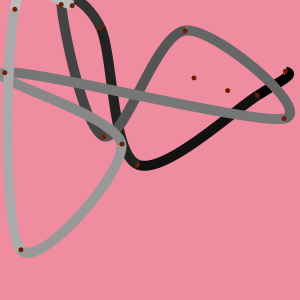
Frame 1 (no input)
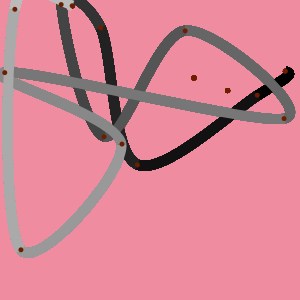
Frame 60 (the mouse pressed at the canvas centre just before this capture)
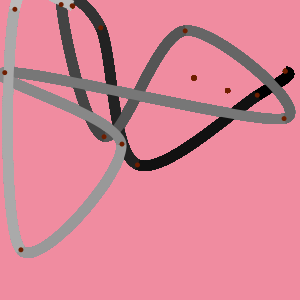
Frame 120 (the mouse held since frame 60 and released just before this capture)

The Processing sketch that drew these frames (run headless with seeded random() and noise(); from frame 60 on, the mouse is pressed at the canvas centre):

// Processing sketch: vectorcurves
// ── vectorcurves.pde

int num = 15;
PVector[] points = new PVector[num];

void setup() {
  size(300, 300);
  background(240, 140, 160);

  for (var i = 0; i < num; i++) {
    points[i] = new PVector (random(width), random(height));
  }
}

void draw() {
  noFill();
  strokeWeight(10);
  strokeCap(SQUARE);

  for (int i = 0; i < num - 3; i++) {
    stroke(255/num * i);

    //see that you need at least four points to draw a curve
    //the first and last being handles which determine the curve of the curve
    beginShape();
    curveVertex(points[i].x, points[i].y);
    curveVertex(points[i + 1].x, points[i + 1].y);
    curveVertex(points[i + 2].x, points[i + 2].y);
    curveVertex(points[i + 3].x, points[i + 3].y);
    endShape();
  }

  //so that you can see where the points are
  noStroke();
  fill(110, 30, 0);
  for (int i = 0; i < num; i++) {
    ellipse(points[i].x, points[i].y, 5, 5);
  }
}  
